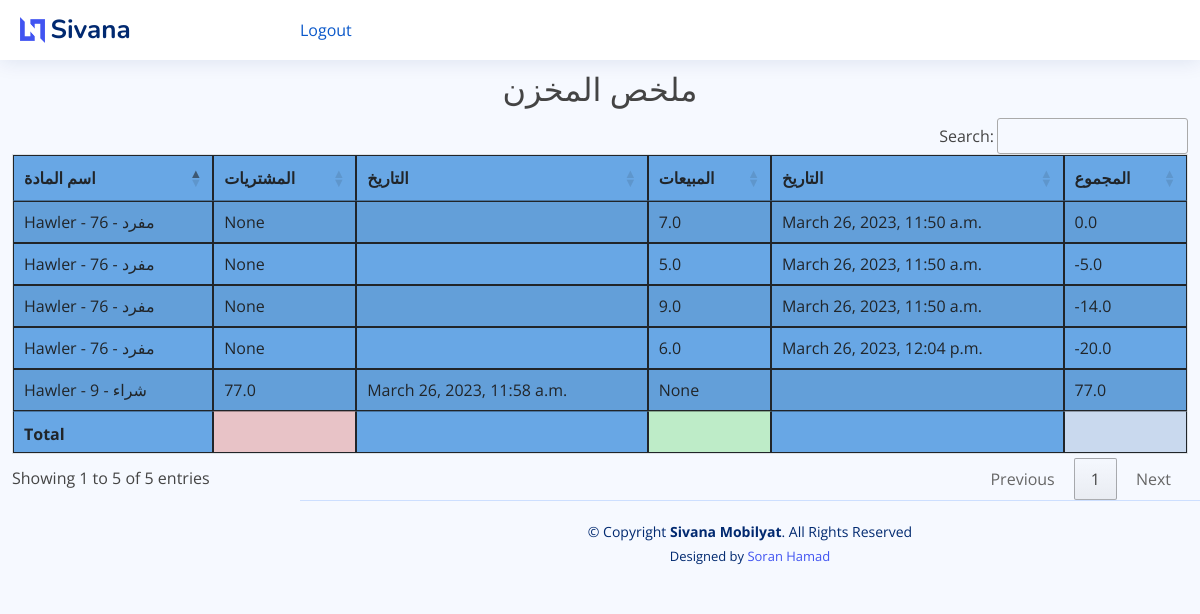
Page /stock_report on the committed database.
### mobilyat/models.py (models this page shows, shortened)
class Inventory(models.Model):
    item = models.ForeignKey(Item, on_delete=models.CASCADE)
    purchase = models.ForeignKey(Purchase, on_delete=models.CASCADE, default=0, null=True)
    sale = models.ForeignKey(SaleInvoice, on_delete=models.CASCADE, default=0, null=True)
    pur_qty = models.FloatField(default=0, null=True)
    sale_qty = models.FloatField(default=0, null=True)
    total_bal_qty = models.FloatField(default=0)
    class Meta:
        verbose_name_plural = '10. Stock Details'

class Item(models.Model):
    PRICELIST = (
        ('مفرد', 'مفرد'),
        ('جملة', 'جملة'),
        ('شراء', 'شراء'),
    )
    name = models.CharField(max_length=255)
    price = models.PositiveIntegerField(default=1)
    price_list = models.CharField(max_length=8, choices=PRICELIST, default='مفرد')
    class Meta:
        verbose_name_plural = 'مواد'
    def __str__(self):
        return f"{self.name} - {self.price} - {self.price_list}"

class SaleInvoice(models.Model):
    STATUS = (
        ('مدفوع', 'مدفوع'),
        ('غير مدفوع', 'غير مدفوع'),
    )
    invoice_number = models.CharField(max_length=8, unique=True, editable=False)
    customer_name = models.ForeignKey(Customer, on_delete=models.CASCADE)
    piad = models.BooleanField(default='No')
    date = models.DateTimeField()
    class Meta:
        verbose_name_plural = '3. Sale Invoice'

class Purchase(models.Model):
    invoice_number = models.CharField(max_length=8, unique=True, editable=False)
    vendor = models.ForeignKey(Vendor, on_delete=models.CASCADE)
    date = models.DateTimeField()
    class Meta:
        verbose_name_plural = '8. Purchase Invoice'

### mobilyat/views.py (the view, shortened to what this page needs)
# urls.py: path('stock_report', views.stock_report, name="stock_report"),
def stock_report(request):
    stock_report = Inventory.objects.select_related()
    context = {'stock_report': stock_report}
    return render(request, 'mobilyat/reports/stock_report.html', context)

### mobilyat/templates/mobilyat/reports/stock_report.html (shortened to what this page needs)
{% extends 'mobilyat/base.html' %}
{% block content %}
    <br>
    <br> <br>
 <h2 class="text-center"> ملخص المخزن </h2>
    <table id="example4" class="table table-striped" style="background-color: #68a7e5">
        <thead>
        <tr>
            <th>اسم المادة</th>
            <th>المشتريات</th>
            <th>التاريخ</th>
            <th>المبيعات</th>
            <th>التاريخ</th>
            <th>المجموع</th>
        </tr>
        </thead>
        <tbody>
        {% for i in  stock_report %}
            <tr>
                <td>{{ i.item }}</td>
                <td>{{ i.pur_qty }}</td>
                <td>{{ i.purchase.date }}</td>
                <td>{{ i.sale_qty }}</td>
                <td>{{ i.sale.date }}</td>
                <td>{{ i.total_bal_qty }}</td>
            </tr>
        {% endfor %}
        </tbody>
        <tfoot>
        <th></th>
        <th style="background-color: #e8c3c7"></th>
         <th></th>
        <th style="background-color: #beecc8"></th>
         <th></th>
        <th style="background-color: #c9d9ee"></th>
        </tfoot>
    </table>
{% endblock %}

### static/mobilyat/assets/css/style.css (style rules this page uses)
:root { scroll-behavior: smooth; }
body { font-family: "Open Sans", sans-serif; background: #f6f9ff; color: #444444; }
h1, h2, h3, h4, h5, h6 { font-family: "Nunito", sans-serif; }

### rows in the picture
Inventory: item "Hawler - 76 - مفرد", pur_qty "None", sale_qty "7.0", sale "March 26, 2023, 11:50 a.m.", total_bal_qty "0.0"
Inventory: item "Hawler - 76 - مفرد", pur_qty "None", sale_qty "5.0", sale "March 26, 2023, 11:50 a.m.", total_bal_qty "-5.0"
Inventory: item "Hawler - 76 - مفرد", pur_qty "None", sale_qty "9.0", sale "March 26, 2023, 11:50 a.m.", total_bal_qty "-14.0"
Inventory: item "Hawler - 9 - شراء", pur_qty "77.0", purchase "March 26, 2023, 11:58 a.m.", sale_qty "None", total_bal_qty "77.0"
Inventory: item "Hawler - 76 - مفرد", pur_qty "None", sale_qty "6.0", sale "March 26, 2023, 12:04 p.m.", total_bal_qty "-20.0"
